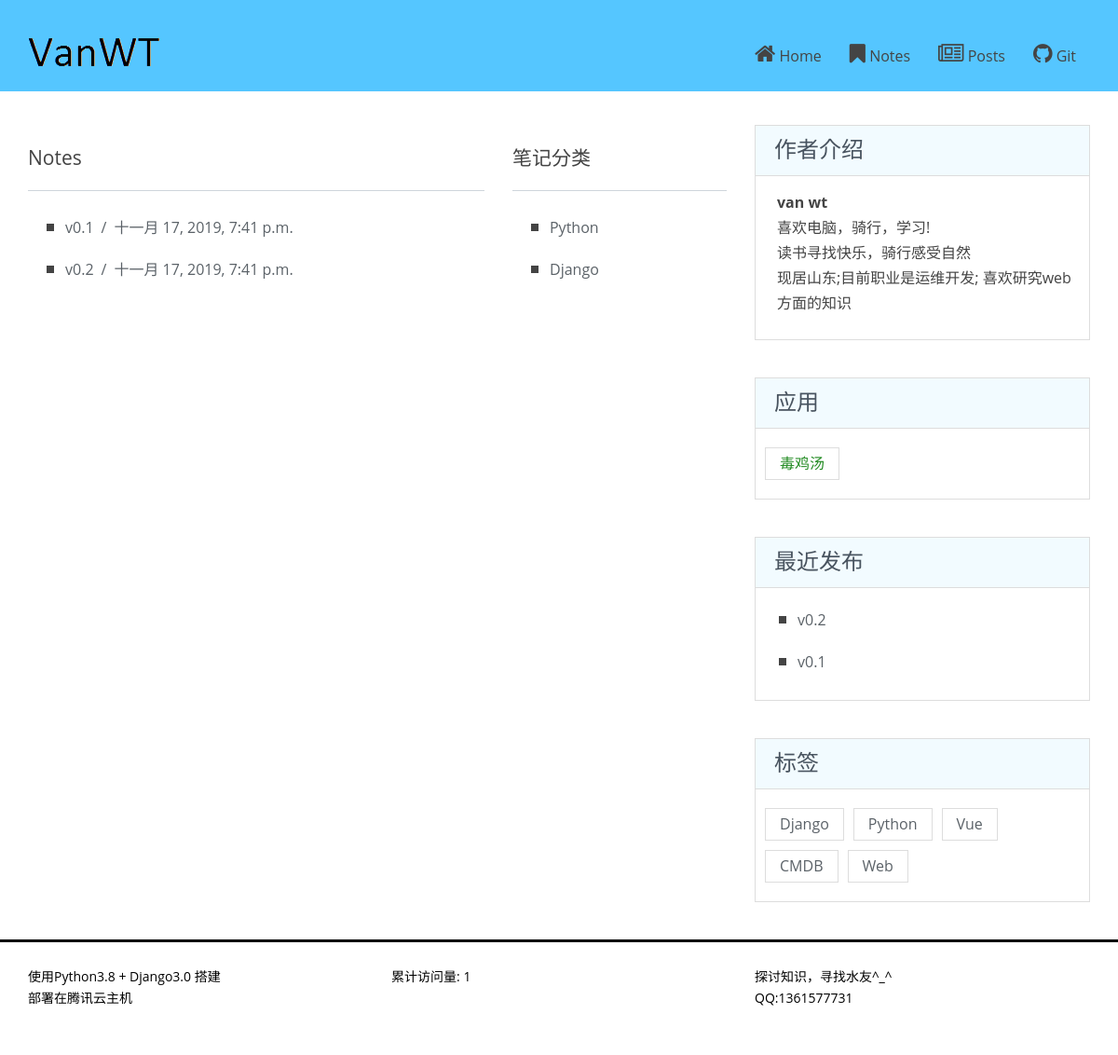
Screenshot of /note/category/ with the database file from the repository.
### note/models.py (models this page shows, shortened)
class Note(models.Model):
    title = models.CharField(max_length=128, verbose_name="标题", blank=True, db_index=True)
    desc = models.CharField(max_length=256, verbose_name="总结", blank=True, null=True)
    read_num = models.IntegerField(verbose_name="阅读量", default=0)
    md_content = RichTextUploadingField(verbose_name="内容", blank=True, config_name="my_config")
    html_content = models.TextField(verbose_name="markdown", null=True, blank=True)
    is_hide = models.BooleanField("是否隐藏", default=False, blank=True)
    is_top = models.BooleanField("是否置顶", default=False, blank=True)
    create_time = models.DateTimeField(auto_now_add=True, verbose_name="创建时间")
    tags = models.ManyToManyField(Tags, related_name="notes", db_constraint=False, blank=True)
    category = models.ForeignKey("note.NoteCategory", related_name="notes", db_constraint=False, null=True,
                                 blank=True, on_delete=models.SET_NULL)
    objects = models.Manager
    class Meta:
        db_table = "note"
        verbose_name = "笔记"
        verbose_name_plural = verbose_name

class NoteCategory(models.Model):
    title = models.CharField(max_length=64, blank=True, null=True, verbose_name="分类名")
    create_time = models.DateTimeField(auto_now_add=True, verbose_name="创建时间", blank=True)
    class Meta:
        db_table = "note_category"
        verbose_name = "笔记分类"
        verbose_name_plural = verbose_name

### content/models.py (models this page shows, shortened)
class Tags(models.Model):
    title = models.CharField(verbose_name="标签名", max_length=128, blank=True)
    create_time = models.DateTimeField(auto_now_add=True, verbose_name="创建时间", blank=True)
    class Meta:
        db_table = "blog_tag"
        verbose_name = "标签表"
        verbose_name_plural = verbose_name

### note/views.py (the view)
# urls.py: path("category/", NodeCateGoryView.as_view()),
class NodeCateGoryView(View):
    def get(self, request, **kwargs):
        id = self.kwargs.get("id", None)
        cg = NoteCategory.objects.filter(id=id).first()
        if cg:
            notes = Note.objects.only("id", "title", "create_time").filter(category=cg)
            n_c = NoteCategory.objects.only("id", "title").all()
            content = {
                "notes": notes,
                "nodeCategory": n_c,
            }
        else:
            notes = Note.objects.only("id", "title", "create_time").all()
            n_c = NoteCategory.objects.only("id", "title").all()
            content = {
                "notes": notes,
                "nodeCategory": n_c,
            }
        return render(request, "node_category.html", content)

### common/base_backend.py (called while the page is built)
def base_data(request):
    tag_list = Tags.objects.only("title").all()
    ip = request.META.get("REMOTE_ADDR")
    log = WhiteList.objects.filter(ip=ip).first()
    if not log:
        log = WhiteList(ip=ip, access=1)
        log.save()
    else:
        log.access += 1
        log.save()
    count = WhiteList.objects.count()
    notes = Note.objects.order_by("-create_time").only("id", "title").all()[:4]
    return {
        "tags": tag_list,
        "see": count,
        "new_notes": notes
    }

### note/templates/node_category.html (shortened to what this page needs)
{% extends 'base.html' %}
{% block content %}
    <div class="row">
        <div class="col-md-8 col-sm-8">
            <h3 id="note">Notes</h3>
            <hr>
            <div class="body">
                <ul class="clean-list">
                    {% for note in notes %}
                        <li><a href="/note/{{ note.id }}/">{{ note.title }}&ensp;/&ensp;{{ note.create_time }}</a></li>
                    {% endfor %}
                </ul>
            </div>
        </div>
        <div class="col-md-4 col-sm-4">
            <h3>笔记分类</h3>
            <hr>
            <div class="body">
                <ul class="clean-list">
                    {% for nc in nodeCategory %}
                        <li><a href="/note/category/{{ nc.id }}/">{{ nc.title }}</a></li>
                    {% endfor %}
                </ul>
            </div>
        </div>
    </div>
{% endblock %}

### templates/base.html (shortened to what this page needs)
<!DOCTYPE html>
<html lang="en">
<head>
    <link rel="stylesheet" href="/static/css/bootstrap.min.css">
    <link rel="stylesheet" href="/static/css/font-awesome/css/font-awesome.min.css">
    <link rel="stylesheet" href="/static/css/style.css" id="theme-styles">
</head>
<body>
<header>
    <div class="widewrapper masthead">
        <div class="container">
            <a href="/" id="logo" target="_self">
                <img src="/static/img/logo.png" alt="clean Blog">
            </a>
            <nav class="pull-right clean-nav">
                <div class="collapse navbar-collapse">
                    <ul class="nav nav-pills navbar-nav">
                        <li>
                            <a href="/" target="_self">
                                <i class="fa fa-home"></i>
                                Home
                            </a>
                        </li>
                        <li>
                            <a href="/note/category/" target="_self">
                                <i class="fa fa-bookmark"></i>
                                Notes
                            </a>
                        </li>
                        <li>
                            <a href="/post/category/" target="_self">
                                <i class="fa fa-newspaper-o"></i>
                                Posts
                            </a>
                        </li>
                        <li>
                            <a href="https://github.com/vanwt" target="_blank">
                                <i class="fa fa-github"></i>
                                Git
                            </a>
                        </li>
                    </ul>
                </div>
            </nav>
        </div>
    </div>
</header>
<div class="widewrapper main">
    <div class="container">
        <div class="row">
            <div class="col-md-8 blog-main">
                {% block content %}
                {% endblock %}
            </div>
            <aside class="col-md-4 blog-aside">
                <div class="aside-widget">
                    <header>
                        <h3>作者介绍</h3>
                    </header>
                    <div class="body text-left clearfix">
                        <p style="margin-left: 18px;"><strong>van wt</strong>
                            <br>
                            喜欢电脑，骑行，学习!
                            <br>
                            读书寻找快乐，骑行感受自然
                            <br>
                            现居山东;目前职业是运维开发;
                            喜欢研究web方面的知识
                        </p>
                    </div>
                </div>
                <div class="aside-widget">
                    <header>
                        <h3>应用</h3>
                    </header>
                    <div class="body clearfix">
                        <ul class="tags">
                            <li><a style="color: forestgreen" onclick="alert('暂无')">毒鸡汤</a></li>
                        </ul>
                    </div>
                </div>
                <div class="aside-widget">
                    <header>
                        <h3>最近发布</h3>
                    </header>
                    <div class="body clearfix">
                        <ul class="clean-list">
                            {% for note in new_notes %}
                            <li><a href="/note/{{ note.id }}/">{{ note.title }}</a></li>
                            {% endfor %}
                        </ul>
                    </div>
                </div>
                <div class="aside-widget">
                    <header>
                        <h3>标签</h3>
                    </header>
                    <div class="body clearfix">
                        <ul class="tags">
                            {% for tag in tags %}
                                <li><a href="#">{{ tag.title }}</a></li>
                            {% endfor %}
                        </ul>
                    </div>
                </div>
            </aside>
        </div>
    </div>
</div>
<footer>
    <div class="widewrapper footer">
        <div class="container">
            <div class="row">
                <div class="col-md-4 footer-widget">
                    使用Python3.8 + Django3.0 搭建<br>部署在腾讯云主机
                </div>
                <div class="col-md-4 footer-widget">
                    累计访问量: {{ see }}
                </div>
                <div class="col-md-4 footer-widget">
                    探讨知识，寻找水友^_^ <br>
                    QQ:1361577731
                </div>
            </div>
        </div>
    </div>
</footer>
</body>
</html>

### static/css/style.css (style rules this page uses)
body { font-size: 16px; line-height: 27px; font-family: 'Open Sans', sans-serif; color: #444; background-color: #fff; }
a { color: #5b6268; }
h3 { font-size: 21px; line-height: 30px; font-weight: normal; font-family: 'Open Sans', sans-serif; }
hr { border-top-color: #ced5db; }
.fa { font-size: 24px; }
.masthead { padding-top: 24px; padding-bottom: 18px; }
.masthead #logo { float: left; display: block; }
.widewrapper { background-color: #fff; }
.widewrapper.masthead { background-color: #55c6ff; color: #f8f8f9; border-bottom: #aaa; }
.widewrapper.footer { background-color: #ffffff; border-top: 3px solid black; color: #000000; font-size: 14px; }
.clean-nav .nav-pills { margin-top: 10px; margin-bottom: 0; font-size: 16px; }
.clean-nav .nav-pills > li { margin-left: 10px; }
.clean-nav .nav-pills > li > a { color: #444; padding: 11px 0 11px 20px; line-height: 14px; }
.clean-nav .navbar-collapse { box-shadow: none; }
.clean-list { list-style: none; }
.clean-list li { line-height: 23px; margin-bottom: 14px; }
.clean-list li:before { content: ""; background-color: #444; border-style: solid; border-width: 4px 4px; display: block; width: 8px; left: -20px; top: 15px; position: relative; }
.footer-widget { margin-top: 25px; margin-bottom: 50px; line-height: 23px; }
.blog-main, .blog-aside { position: relative; }
.blog-main:before, .blog-aside:before { height: 100%; content: ""; position: absolute; top: 0; width: 1px; }
.blog-main { padding-top: 36px; padding-bottom: 20px; }
.blog-main:before { right: -16px; }
.blog-aside { padding-top: 36px; }
.blog-aside:before { left: 15px; }
.aside-widget { margin-bottom: 40px; border: 1px solid #ddd; }
.aside-widget header { background-color: #f2fbff; border-bottom: 1px solid #ddd; }
.aside-widget header h3 { font-size: 24px; padding: 10px 20px 3px 20px; margin-top: 0; color: #48535f; }
.aside-widget .body { margin: 10px 0; padding: 5px; }
.aside-widget a { color: #5b6268; }
.tags { list-style: none; margin: 0; padding-left: 0; }
.tags li { float: left; }
.tags li a { padding: 3px 15px; display: inline-block; margin: 5px; border: 1px solid rgb(221, 221, 221); }

### rows the page displays
Note: title "v0.1", create_time "十一月 17, 2019, 7:41 p.m."
Note: title "v0.2", create_time "十一月 17, 2019, 7:41 p.m."
NoteCategory: title "Python"
NoteCategory: title "Django"
Tags: title "Django"
Tags: title "Python"
Tags: title "Vue"
Tags: title "CMDB"
Tags: title "Web"

### other values shown
{{ see }} "1"
